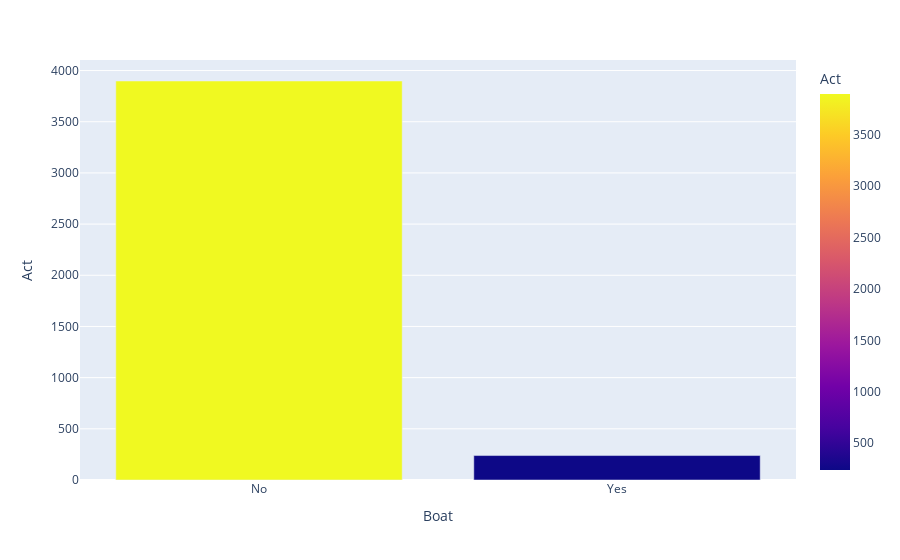

Write notebook code for a chart like this one.
### Code cell
fig = px.bar(Tipo, x="Boat", y= "Act",color = "Act")
fig.show()

### Figure 1 — Plotly figure (JSON) as saved in the notebook; plotly's stock layout.template omitted (floating-point values rounded to 4 significant figures)
{"data": [{"alignmentgroup": "True", "hovertemplate": "Boat=%{x}<br>Act=%{marker.color}<extra></extra>", "legendgroup": "", "marker": {"color": [3898, 239], "coloraxis": "coloraxis", "pattern": {"shape": ""}}, "name": "", "offsetgroup": "", "orientation": "v", "showlegend": false, "textposition": "auto", "type": "bar", "x": ["No", "Yes"], "xaxis": "x", "y": [3898, 239], "yaxis": "y"}], "layout": {"barmode": "relative", "coloraxis": {"colorbar": {"title": {"text": "Act"}}, "colorscale": [[0, "#0d0887"], [0.1111, "#46039f"], [0.2222, "#7201a8"], [0.3333, "#9c179e"], [0.4444, "#bd3786"], [0.5556, "#d8576b"], [0.6667, "#ed7953"], [0.7778, "#fb9f3a"], [0.8889, "#fdca26"], [1, "#f0f921"]]}, "legend": {"tracegroupgap": 0}, "margin": {"t": 60}, "xaxis": {"anchor": "y", "domain": [0, 1], "title": {"text": "Boat"}}, "yaxis": {"anchor": "x", "domain": [0, 1], "title": {"text": "Act"}}}}
